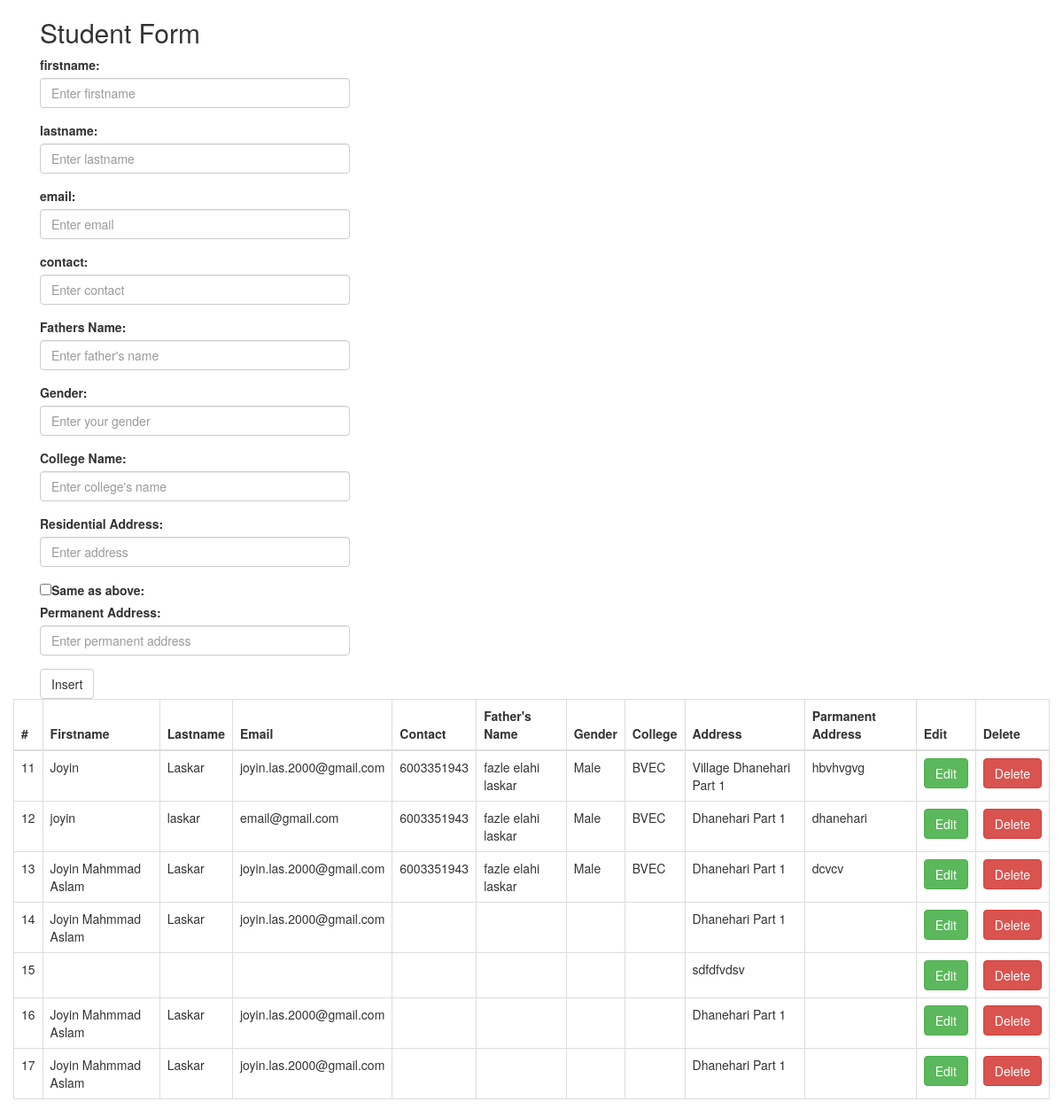
The page / on the database its author committed.
### tables this page shows
CREATE TABLE `table1` (
  `id` int(5) NOT NULL,
  `firstname` varchar(100) NOT NULL,
  `lastname` varchar(100) NOT NULL,
  `email` varchar(100) NOT NULL,
  `contact` varchar(100) NOT NULL,
  `fathers_name` varchar(30) NOT NULL,
  `gender` varchar(30) NOT NULL,
  `college_name` varchar(30) NOT NULL,
  `residential_address` varchar(30) NOT NULL,
  `permanent_address` varchar(100) NOT NULL
);

### index.php (the view, shortened to what this page needs)
<?php
include "connection.php";
?>
<!DOCTYPE html>
<html lang="en">
<head>
    <link rel="stylesheet" href="https://maxcdn.bootstrapcdn.com/bootstrap/3.4.1/css/bootstrap.min.css">
    <scrip src="https://maxcdn.bootstrapcdn.com/bootstrap/3.4.1/js/bootstrap.min.js"></script>
</head>
<body>
    <div class="container">
        <div class="col-lg-4">
            <h2>Student Form</h2>
            <form action="" name="form1" method="POST">
                <div class="form-group">
                    <label for="firstname">firstname:</label>
                    <input type="text" class="form-control" id="firstname" placeholder="Enter firstname" name="firstname">
                </div>
                <div class="form-group">
                    <label for="lastname">lastname:</label>
                    <input type="text" class="form-control" id="lastname" placeholder="Enter lastname" name="lastname">
                </div>
                <div class="form-group">
                    <label for="email">email:</label>
                    <input type="email" class="form-control" id="email" placeholder="Enter email" name="email">
                </div>
                <div class="form-group">
                    <label for="contact">contact:</label>
                    <input type="tel" class="form-control" id="contact" placeholder="Enter contact" name="contact">
                </div>
                <div class="form-group">
                    <label for="fathers_name">Fathers Name:</label>
                    <input type="text" class="form-control" id="fathers_name" placeholder="Enter father's name" name="fathers_name">
                </div>
                <div class="form-group">
                    <label for="gender">Gender:</label>
                    <input type="text" class="form-control" id="gender" placeholder="Enter your gender" name="gender">
                </div>
                <div class="form-group">
                    <label for="college_name">College Name:</label>
                    <input type="text" class="form-control" id="college_name" placeholder="Enter college's name" name="college_name">
                </div>
                <div class="form-group">
                    <label for="residential_address">Residential Address:</label>
                    <input type="text" class="form-control" id="residential_address" placeholder="Enter address" name="residential_address">
                </div>
                <label>
        <input type="checkbox" name="homepostalcheck" id="homepostalcheck"/>Same as above:
      </label>
                <div class="form-group">
                    <label for="permanent_address">Permanent Address:</label>
                    <input type="text" class="form-control" id="permanent_address" placeholder="Enter permanent address" name="permanent_address">
                </div>
                <button type="submit" name="insert" class="btn btn-default">Insert</button>
            </form>
        </div>
    </div>
    <div class="col-lg-12">
        <table class="table table-bordered">
            <thead>
                <tr>
                    <th>#</th>
                    <th>Firstname</th>
                    <th>Lastname</th>
                    <th>Email</th>
                    <th>Contact</th>
                    <th>Father's Name</th>
                    <th>Gender</th>
                    <th>College</th>
                    <th>Address</th>
                    <th>Parmanent Address</th>
                    <th>Edit</th>
                    <th>Delete</th>
                </tr>
            </thead>
            <tbody>
            <?php
            $res=mysqli_query($link,"select * from table1");
            while ($row=mysqli_fetch_array($res)) {
                echo "<tr>";
                echo "<td>"; echo $row["id"];  echo"</td>";
                echo "<td>"; echo $row["firstname"];  echo"</td>";
                echo "<td>"; echo $row["lastname"];  echo"</td>";
                echo "<td>"; echo $row["email"];  echo"</td>";
                echo "<td>"; echo $row["contact"];  echo"</td>";
                echo "<td>"; echo $row["fathers_name"];  echo"</td>";
                echo "<td>"; echo $row["gender"];  echo"</td>";
                echo "<td>"; echo $row["college_name"];  echo"</td>";
                echo "<td>"; echo $row["residential_address"];  echo"</td>";
                echo "<td>"; echo $row["permanent_address"];  echo"</td>";
                echo "<td>"; ?> <a href="edit.php?id=<?php echo $row["id"]; ?> "><button type="button" class="btn btn-success">Edit</button></a> <?php echo"</td>";
                echo "<td>"; ?> <a href="delete.php?id=<?php echo $row["id"]; ?>"><button type="button" class="btn btn-danger">Delete</button></a> <?php echo"</td>";
                echo "</tr>";
            }
            ?>
            </tbody>
        </table>
    </div>
</body>
</html>

### index.php (style rules this page uses)
* { padding: 0; margin: 0; }

### rows shown on the page
table1: id "11", firstname "Joyin", lastname "Laskar", email "joyin.las.2000@gmail.com", contact "6003351943", fathers_name "fazle elahi laskar", gender "Male", college_name "BVEC", residential_address "Village Dhanehari Part 1", permanent_address "hbvhvgvg"
table1: id "12", firstname "joyin", lastname "laskar", email "email@gmail.com", contact "6003351943", fathers_name "fazle elahi laskar", gender "Male", college_name "BVEC", residential_address "Dhanehari Part 1", permanent_address "dhanehari"
table1: id "13", firstname "Joyin Mahmmad Aslam", lastname "Laskar", email "joyin.las.2000@gmail.com", contact "6003351943", fathers_name "fazle elahi laskar", gender "Male", college_name "BVEC", residential_address "Dhanehari Part 1", permanent_address "dcvcv"
table1: id "14", firstname "Joyin Mahmmad Aslam", lastname "Laskar", email "joyin.las.2000@gmail.com", residential_address "Dhanehari Part 1"
table1: id "15", residential_address "sdfdfvdsv"
table1: id "16", firstname "Joyin Mahmmad Aslam", lastname "Laskar", email "joyin.las.2000@gmail.com", residential_address "Dhanehari Part 1"
table1: id "17", firstname "Joyin Mahmmad Aslam", lastname "Laskar", email "joyin.las.2000@gmail.com", residential_address "Dhanehari Part 1"
